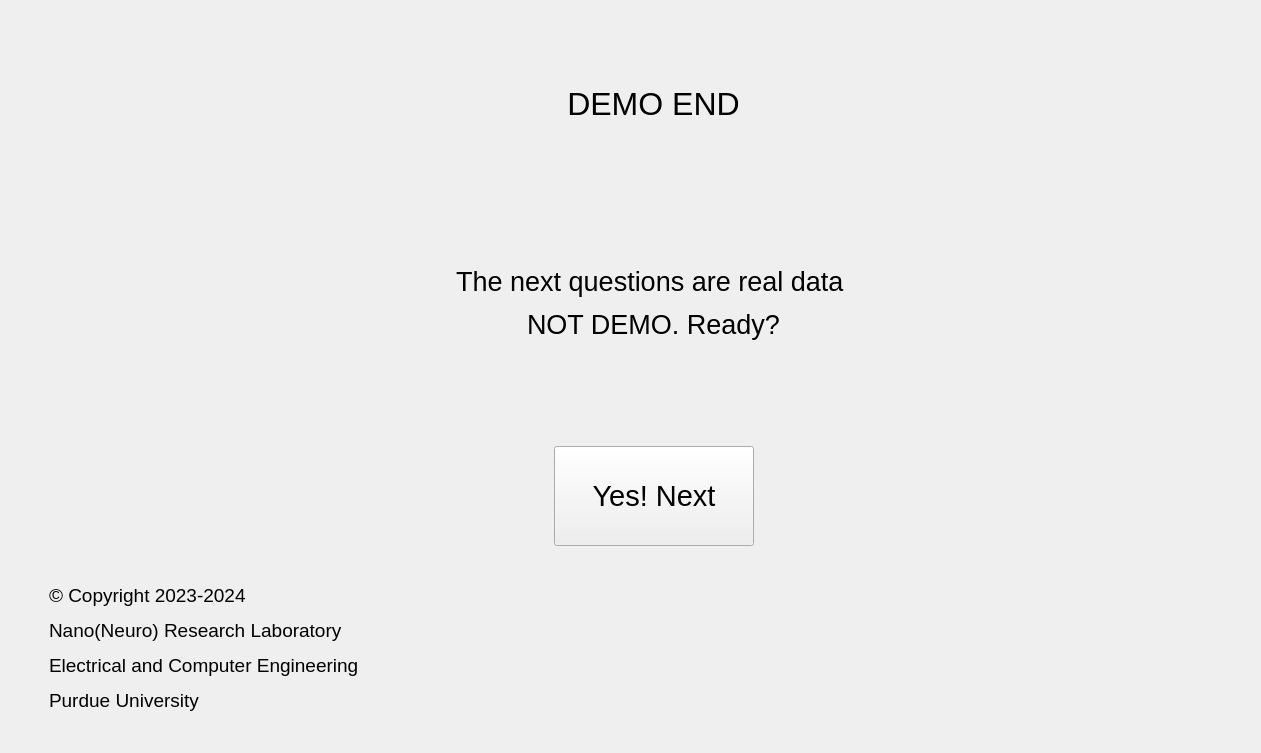
<?xml version="1.0" encoding="UTF-8"?>
<ui version="4.0">
 <class>MainWindow</class>
 <widget class="QMainWindow" name="MainWindow">
  <property name="geometry">
   <rect>
    <x>0</x>
    <y>0</y>
    <width>1261</width>
    <height>753</height>
   </rect>
  </property>
  <property name="windowTitle">
   <string>MainWindow</string>
  </property>
  <widget class="QWidget" name="centralwidget">
   <property name="autoFillBackground">
    <bool>true</bool>
   </property>
   <layout class="QGridLayout" name="gridLayout">
    <item row="6" column="0">
     <spacer name="horizontalSpacer_3">
      <property name="orientation">
       <enum>Qt::Horizontal</enum>
      </property>
      <property name="sizeType">
       <enum>QSizePolicy::Fixed</enum>
      </property>
      <property name="sizeHint" stdset="0">
       <size>
        <width>40</width>
        <height>20</height>
       </size>
      </property>
     </spacer>
    </item>
    <item row="4" column="2">
     <layout class="QHBoxLayout" name="horizontalLayout">
      <item>
       <spacer name="horizontalSpacer_4">
        <property name="orientation">
         <enum>Qt::Horizontal</enum>
        </property>
        <property name="sizeHint" stdset="0">
         <size>
          <width>40</width>
          <height>20</height>
         </size>
        </property>
       </spacer>
      </item>
      <item>
       <widget class="QPushButton" name="nextButton">
        <property name="minimumSize">
         <size>
          <width>200</width>
          <height>100</height>
         </size>
        </property>
        <property name="font">
         <font>
          <family>Arial</family>
          <pointsize>22</pointsize>
         </font>
        </property>
        <property name="text">
         <string>Yes! Next</string>
        </property>
       </widget>
      </item>
      <item>
       <spacer name="horizontalSpacer_5">
        <property name="orientation">
         <enum>Qt::Horizontal</enum>
        </property>
        <property name="sizeHint" stdset="0">
         <size>
          <width>40</width>
          <height>20</height>
         </size>
        </property>
       </spacer>
      </item>
     </layout>
    </item>
    <item row="0" column="2">
     <widget class="QLabel" name="welcomeLabel">
      <property name="font">
       <font>
        <family>Arial</family>
        <pointsize>24</pointsize>
       </font>
      </property>
      <property name="text">
       <string>&lt;html&gt;&lt;head/&gt;&lt;body&gt;&lt;p align=&quot;center&quot;&gt;DEMO END&lt;/p&gt;&lt;/body&gt;&lt;/html&gt;</string>
      </property>
     </widget>
    </item>
    <item row="4" column="3">
     <spacer name="horizontalSpacer_2">
      <property name="orientation">
       <enum>Qt::Horizontal</enum>
      </property>
      <property name="sizeType">
       <enum>QSizePolicy::Expanding</enum>
      </property>
      <property name="sizeHint" stdset="0">
       <size>
        <width>40</width>
        <height>20</height>
       </size>
      </property>
     </spacer>
    </item>
    <item row="3" column="2">
     <spacer name="verticalSpacer">
      <property name="orientation">
       <enum>Qt::Vertical</enum>
      </property>
      <property name="sizeType">
       <enum>QSizePolicy::Fixed</enum>
      </property>
      <property name="sizeHint" stdset="0">
       <size>
        <width>20</width>
        <height>40</height>
       </size>
      </property>
     </spacer>
    </item>
    <item row="4" column="1">
     <spacer name="horizontalSpacer">
      <property name="orientation">
       <enum>Qt::Horizontal</enum>
      </property>
      <property name="sizeHint" stdset="0">
       <size>
        <width>40</width>
        <height>20</height>
       </size>
      </property>
     </spacer>
    </item>
    <item row="6" column="1">
     <widget class="QLabel" name="copyrightLabel">
      <property name="text">
       <string>&lt;html&gt;&lt;head/&gt;&lt;body&gt;&lt;p&gt;&lt;span style=&quot;font-family:Arial;font-size:14pt;&quot;&gt;© Copyright 2023-2024 &lt;/span&gt;&lt;/p&gt;&lt;p&gt;&lt;span style=&quot;font-family:Arial;font-size:14pt;&quot;&gt;Nano(Neuro) Research Laboratory &lt;/span&gt;&lt;/p&gt;&lt;p&gt;&lt;span style=&quot;font-family:Arial;font-size:14pt;&quot;&gt;Electrical and Computer Engineering &lt;/span&gt;&lt;/p&gt;&lt;p&gt;&lt;span style=&quot;font-family:Arial;font-size:14pt;&quot;&gt;Purdue University&lt;/span&gt;&lt;/p&gt;&lt;/body&gt;&lt;/html&gt;</string>
      </property>
     </widget>
    </item>
    <item row="2" column="2">
     <widget class="QLabel" name="consentLabel">
      <property name="font">
       <font>
        <family>Arial</family>
        <pointsize>20</pointsize>
       </font>
      </property>
      <property name="text">
       <string>&lt;html&gt;&lt;head/&gt;&lt;body&gt;&lt;p align=&quot;center&quot;&gt;The next questions are real data &lt;/p&gt;&lt;p align=&quot;center&quot;&gt;NOT DEMO. Ready?&lt;/p&gt;&lt;/body&gt;&lt;/html&gt;</string>
      </property>
     </widget>
    </item>
   </layout>
  </widget>
 </widget>
 <resources/>
 <connections/>
</ui>
